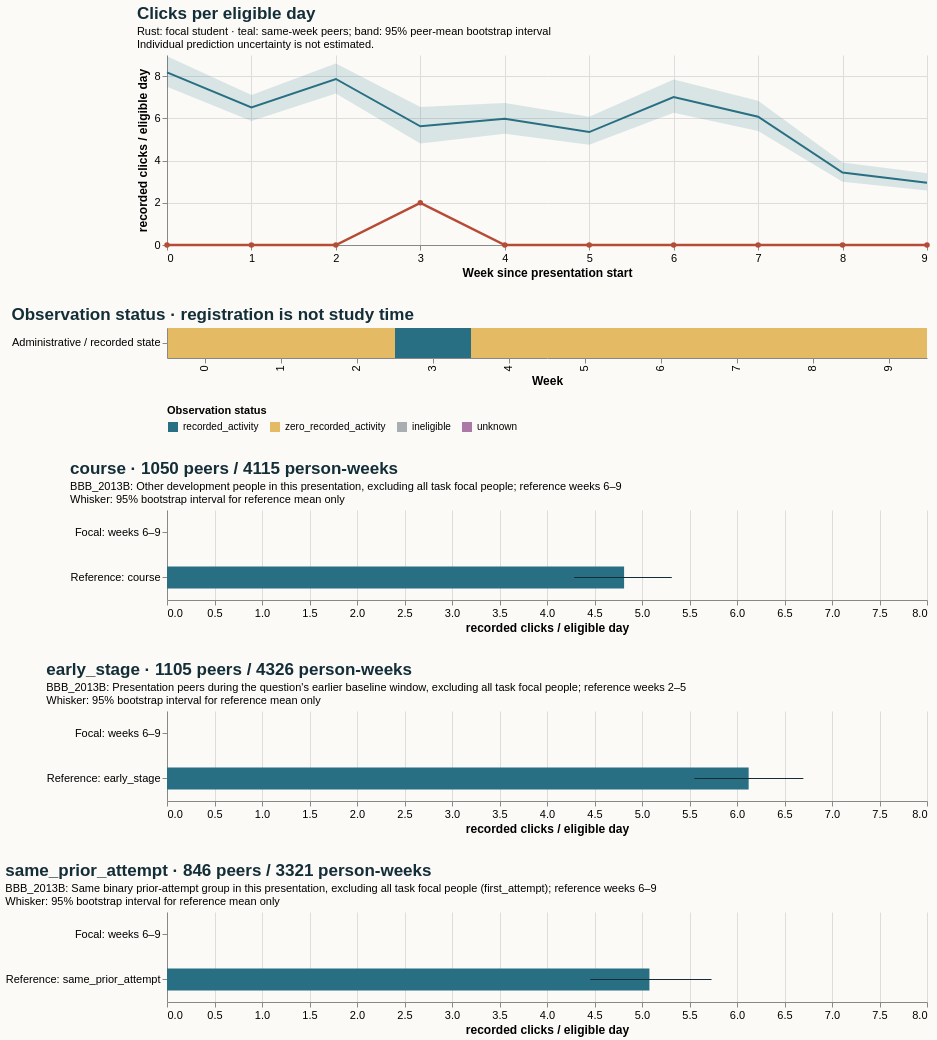

Write the Vega-Lite specification saved for this chart.
### Vega-Lite specification from a JSON file in a GitHub repository (floating-point values rounded to 4 significant figures)
{"$schema": "https://vega.github.io/schema/vega-lite/v5.20.1.json", "config": {"axis": {"labelFontSize": 11, "titleFontSize": 12}, "background": "#fbfaf7", "font": "sans-serif", "title": {"anchor": "start", "color": "#142e38", "fontSize": 17, "subtitleFontSize": 11}, "view": {"continuousHeight": 300, "continuousWidth": 300, "stroke": null}}, "datasets": {"data-092aed2665f8f89548e53bca0a2a637e": [{"end_day": 6, "focal_value": 0.0, "peer_ci_high": 8.939, "peer_ci_low": 7.497, "peer_mean": 8.174, "peer_observations": 1127, "peer_people": 1127, "reference": "course", "unit": "recorded clicks / eligible day", "week": 0}, {"end_day": 13, "focal_value": 0.0, "peer_ci_high": 7.107, "peer_ci_low": 5.869, "peer_mean": 6.521, "peer_observations": 1121, "peer_people": 1121, "reference": "course", "unit": "recorded clicks / eligible day", "week": 1}, {"end_day": 20, "focal_value": 0.0, "peer_ci_high": 8.592, "peer_ci_low": 7.179, "peer_mean": 7.865, "peer_observations": 1105, "peer_people": 1105, "reference": "course", "unit": "recorded clicks / eligible day", "week": 2}, {"end_day": 27, "focal_value": 2.0, "peer_ci_high": 6.537, "peer_ci_low": 4.809, "peer_mean": 5.625, "peer_observations": 1098, "peer_people": 1098, "reference": "course", "unit": "recorded clicks / eligible day", "week": 3}, {"end_day": 34, "focal_value": 0.0, "peer_ci_high": 6.728, "peer_ci_low": 5.265, "peer_mean": 5.982, "peer_observations": 1065, "peer_people": 1065, "reference": "course", "unit": "recorded clicks / eligible day", "week": 4}, {"end_day": 41, "focal_value": 0.0, "peer_ci_high": 6.074, "peer_ci_low": 4.743, "peer_mean": 5.35, "peer_observations": 1058, "peer_people": 1058, "reference": "course", "unit": "recorded clicks / eligible day", "week": 5}, {"end_day": 48, "focal_value": 0.0, "peer_ci_high": 7.841, "peer_ci_low": 6.268, "peer_mean": 7.012, "peer_observations": 1050, "peer_people": 1050, "reference": "course", "unit": "recorded clicks / eligible day", "week": 6}, {"end_day": 55, "focal_value": 0.0, "peer_ci_high": 6.835, "peer_ci_low": 5.396, "peer_mean": 6.076, "peer_observations": 1034, "peer_people": 1034, "reference": "course", "unit": "recorded clicks / eligible day", "week": 7}, {"end_day": 62, "focal_value": 0.0, "peer_ci_high": 3.903, "peer_ci_low": 2.99, "peer_mean": 3.431, "peer_observations": 1024, "peer_people": 1024, "reference": "course", "unit": "recorded clicks / eligible day", "week": 8}, {"end_day": 69, "focal_value": 0.0, "peer_ci_high": 3.402, "peer_ci_low": 2.585, "peer_mean": 2.953, "peer_observations": 1007, "peer_people": 1007, "reference": "course", "unit": "recorded clicks / eligible day", "week": 9}], "data-0f97547ea3e8c6976fefa3403fdad0dd": [{"hi": null, "lo": null, "series": "Focal: weeks 6–9", "value": 0.0}, {"hi": 6.699, "lo": 5.552, "series": "Reference: early_stage", "value": 6.123}], "data-15bd0a94f42031a5454b2a7a902c4ceb": [{"hi": null, "lo": null, "series": "Focal: weeks 6–9", "value": 0.0}, {"hi": 5.732, "lo": 4.455, "series": "Reference: same_prior_attempt", "value": 5.078}], "data-4a65ae7c8f1438d2d9c8ff5cc64fba4d": [{"eligible_days": 7.0, "end_day": 6, "logging_completeness": "unknown", "observation_status": "zero_recorded_activity", "row": "Administrative / recorded state", "score_status": "withheld_release_time_unknown", "start_day": 0, "value": 0.0, "week": 0}, {"eligible_days": 7.0, "end_day": 13, "logging_completeness": "unknown", "observation_status": "zero_recorded_activity", "row": "Administrative / recorded state", "score_status": "withheld_release_time_unknown", "start_day": 7, "value": 0.0, "week": 1}, {"eligible_days": 7.0, "end_day": 20, "logging_completeness": "unknown", "observation_status": "zero_recorded_activity", "row": "Administrative / recorded state", "score_status": "withheld_release_time_unknown", "start_day": 14, "value": 0.0, "week": 2}, {"eligible_days": 7.0, "end_day": 27, "logging_completeness": "unknown", "observation_status": "recorded_activity", "row": "Administrative / recorded state", "score_status": "withheld_release_time_unknown", "start_day": 21, "value": 2.0, "week": 3}, {"eligible_days": 7.0, "end_day": 34, "logging_completeness": "unknown", "observation_status": "zero_recorded_activity", "row": "Administrative / recorded state", "score_status": "withheld_release_time_unknown", "start_day": 28, "value": 0.0, "week": 4}, {"eligible_days": 7.0, "end_day": 41, "logging_completeness": "unknown", "observation_status": "zero_recorded_activity", "row": "Administrative / recorded state", "score_status": "withheld_release_time_unknown", "start_day": 35, "value": 0.0, "week": 5}, {"eligible_days": 7.0, "end_day": 48, "logging_completeness": "unknown", "observation_status": "zero_recorded_activity", "row": "Administrative / recorded state", "score_status": "withheld_release_time_unknown", "start_day": 42, "value": 0.0, "week": 6}, {"eligible_days": 7.0, "end_day": 55, "logging_completeness": "unknown", "observation_status": "zero_recorded_activity", "row": "Administrative / recorded state", "score_status": "withheld_release_time_unknown", "start_day": 49, "value": 0.0, "week": 7}, {"eligible_days": 7.0, "end_day": 62, "logging_completeness": "unknown", "observation_status": "zero_recorded_activity", "row": "Administrative / recorded state", "score_status": "withheld_release_time_unknown", "start_day": 56, "value": 0.0, "week": 8}, {"eligible_days": 7.0, "end_day": 69, "logging_completeness": "unknown", "observation_status": "zero_recorded_activity", "row": "Administrative / recorded state", "score_status": "withheld_release_time_unknown", "start_day": 63, "value": 0.0, "week": 9}], "data-bcdba0b46f94e5c51eabcc0adb557a06": [{"hi": null, "lo": null, "series": "Focal: weeks 6–9", "value": 0.0}, {"hi": 5.314, "lo": 4.285, "series": "Reference: course", "value": 4.811}]}, "resolve": {"scale": {"color": "independent"}}, "spacing": 28, "vconcat": [{"data": {"name": "data-092aed2665f8f89548e53bca0a2a637e"}, "height": 190, "layer": [{"encoding": {"x": {"axis": {"tickMinStep": 1}, "field": "week", "title": "Week since presentation start", "type": "quantitative"}, "y": {"field": "peer_ci_low", "scale": {"zero": true}, "title": "recorded clicks / eligible day", "type": "quantitative"}, "y2": {"field": "peer_ci_high"}}, "mark": {"color": "#286f83", "opacity": 0.16, "type": "area"}}, {"encoding": {"tooltip": [{"field": "week", "type": "quantitative"}, {"field": "peer_mean", "type": "quantitative"}, {"field": "peer_people", "type": "quantitative"}, {"field": "peer_observations", "type": "quantitative"}], "x": {"field": "week", "type": "quantitative"}, "y": {"field": "peer_mean", "type": "quantitative"}}, "mark": {"color": "#286f83", "strokeWidth": 2, "type": "line"}}, {"encoding": {"tooltip": [{"field": "week", "type": "quantitative"}, {"field": "focal_value", "type": "quantitative"}], "x": {"field": "week", "type": "quantitative"}, "y": {"field": "focal_value", "type": "quantitative"}}, "mark": {"color": "#b64c35", "point": {"color": "#b64c35"}, "strokeWidth": 2.5, "type": "line"}}], "title": {"subtitle": ["Rust: focal student · teal: same-week peers; band: 95% peer-mean bootstrap interval", "Individual prediction uncertainty is not estimated."], "text": "Clicks per eligible day"}, "width": 760}, {"data": {"name": "data-4a65ae7c8f1438d2d9c8ff5cc64fba4d"}, "encoding": {"color": {"field": "observation_status", "legend": {"labelLimit": 260, "orient": "bottom"}, "scale": {"domain": ["recorded_activity", "zero_recorded_activity", "ineligible", "unknown"], "range": ["#286f83", "#e4bb64", "#aaaeb3", "#ac78a5"]}, "title": "Observation status", "type": "nominal"}, "tooltip": [{"field": "week", "type": "quantitative"}, {"field": "eligible_days", "type": "quantitative"}, {"field": "observation_status", "type": "nominal"}, {"field": "logging_completeness", "type": "nominal"}], "x": {"field": "week", "title": "Week", "type": "ordinal"}, "y": {"field": "row", "title": null, "type": "nominal"}}, "height": 30, "mark": {"type": "rect"}, "title": "Observation status · registration is not study time", "width": 760}, {"data": {"name": "data-bcdba0b46f94e5c51eabcc0adb557a06"}, "height": 90, "layer": [{"encoding": {"x": {"field": "value", "scale": {"domain": [0, 7.034], "zero": true}, "title": "recorded clicks / eligible day", "type": "quantitative"}, "y": {"field": "series", "sort": null, "title": null, "type": "nominal"}}, "mark": {"color": "#286f83", "size": 22, "type": "bar"}}, {"encoding": {"x": {"field": "lo", "type": "quantitative"}, "x2": {"field": "hi"}, "y": {"field": "series", "sort": null, "title": null, "type": "nominal"}}, "mark": {"color": "#142e38", "type": "rule"}}], "title": {"subtitle": ["BBB_2013B: Other development people in this presentation, excluding all task focal people; reference weeks 6–9", "Whisker: 95% bootstrap interval for reference mean only"], "text": "course · 1050 peers / 4115 person-weeks"}, "width": 760}, {"data": {"name": "data-0f97547ea3e8c6976fefa3403fdad0dd"}, "height": 90, "layer": [{"encoding": {"x": {"field": "value", "scale": {"domain": [0, 7.034], "zero": true}, "title": "recorded clicks / eligible day", "type": "quantitative"}, "y": {"field": "series", "sort": null, "title": null, "type": "nominal"}}, "mark": {"color": "#286f83", "size": 22, "type": "bar"}}, {"encoding": {"x": {"field": "lo", "type": "quantitative"}, "x2": {"field": "hi"}, "y": {"field": "series", "sort": null, "title": null, "type": "nominal"}}, "mark": {"color": "#142e38", "type": "rule"}}], "title": {"subtitle": ["BBB_2013B: Presentation peers during the question's earlier baseline window, excluding all task focal people; reference weeks 2–5", "Whisker: 95% bootstrap interval for reference mean only"], "text": "early_stage · 1105 peers / 4326 person-weeks"}, "width": 760}, {"data": {"name": "data-15bd0a94f42031a5454b2a7a902c4ceb"}, "height": 90, "layer": [{"encoding": {"x": {"field": "value", "scale": {"domain": [0, 7.034], "zero": true}, "title": "recorded clicks / eligible day", "type": "quantitative"}, "y": {"field": "series", "sort": null, "title": null, "type": "nominal"}}, "mark": {"color": "#286f83", "size": 22, "type": "bar"}}, {"encoding": {"x": {"field": "lo", "type": "quantitative"}, "x2": {"field": "hi"}, "y": {"field": "series", "sort": null, "title": null, "type": "nominal"}}, "mark": {"color": "#142e38", "type": "rule"}}], "title": {"subtitle": ["BBB_2013B: Same binary prior-attempt group in this presentation, excluding all task focal people (first_attempt); reference weeks 6–9", "Whisker: 95% bootstrap interval for reference mean only"], "text": "same_prior_attempt · 846 peers / 3321 person-weeks"}, "width": 760}]}
